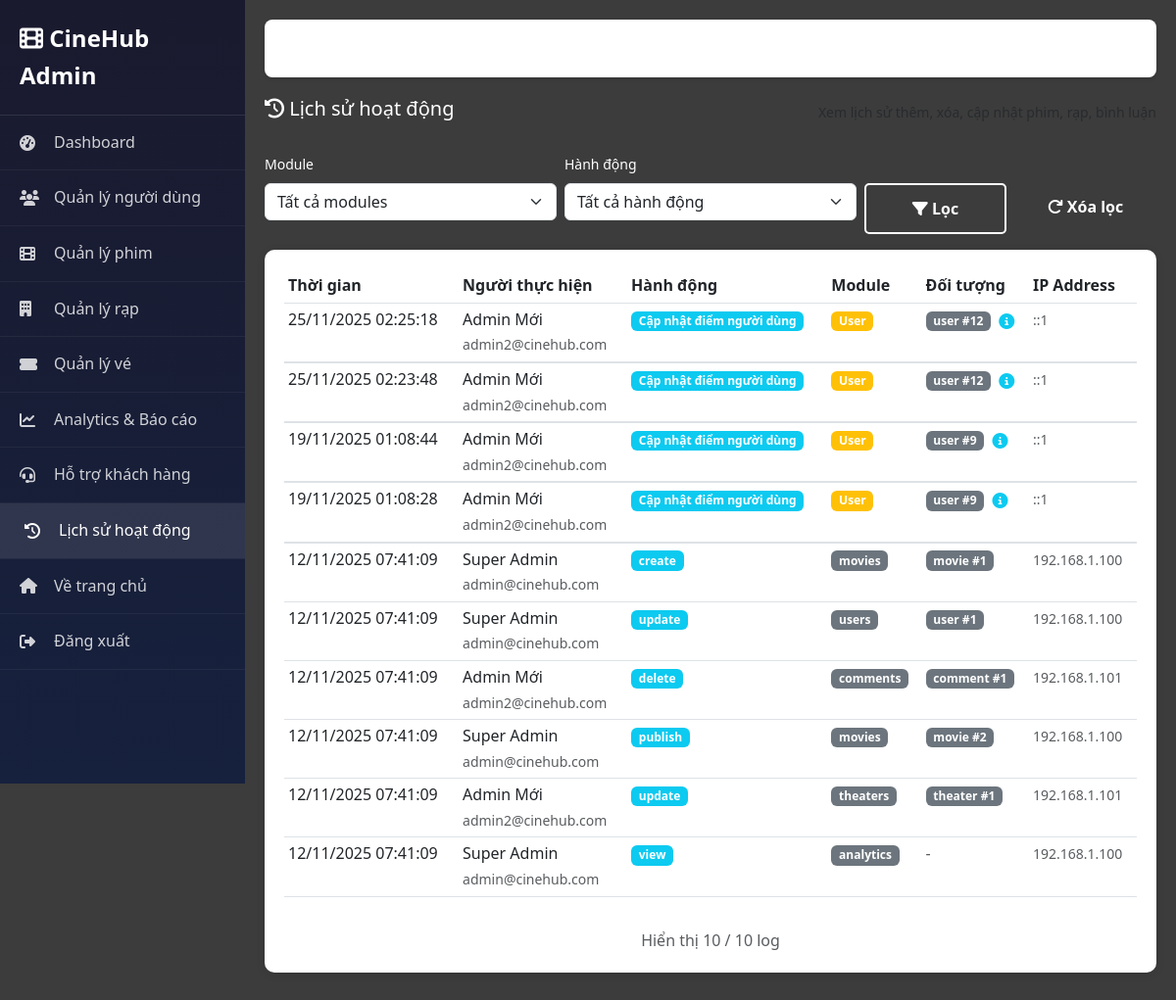
/?route=admin/logs (signed in), run on the app's committed database.
### tables this page shows
CREATE TABLE `admin_logs` (
  `id` int(11) NOT NULL,
  `user_id` int(11) NOT NULL,
  `action` varchar(100) NOT NULL,
  `module` varchar(50) NOT NULL,
  `target_type` varchar(50) DEFAULT NULL,
  `target_id` int(11) DEFAULT NULL,
  `old_data` text DEFAULT NULL,
  `new_data` text DEFAULT NULL,
  `ip_address` varchar(45) DEFAULT NULL,
  `user_agent` text DEFAULT NULL,
  `created_at` timestamp NOT NULL DEFAULT current_timestamp()
);

CREATE TABLE `users` (
  `id` int(11) NOT NULL,
  `name` varchar(100) NOT NULL,
  `email` varchar(120) NOT NULL,
  `password` varchar(255) NOT NULL,
  `avatar` varchar(255) DEFAULT NULL,
  `birthdate` date DEFAULT NULL,
  `rank` enum('Bronze','Silver','Gold','Platinum') DEFAULT 'Bronze',
  `points` int(11) DEFAULT 0,
  `subscription_id` int(11) DEFAULT NULL,
  `status` enum('active','inactive','banned') DEFAULT 'active',
  `email_verified` tinyint(1) DEFAULT 0,
  `created_at` timestamp NOT NULL DEFAULT current_timestamp(),
  `updated_at` timestamp NOT NULL DEFAULT current_timestamp() ON UPDATE current_timestamp(),
  `role` enum('user','admin','moderator') DEFAULT 'user',
  `is_active` tinyint(1) DEFAULT 1,
  `last_login` datetime DEFAULT NULL
);

### modules/admin/AdminController.php (called while the page is built, shortened)
<?php
require_once __DIR__ . '/../../core/Controller.php';
require_once __DIR__ . '/../../core/Database.php';
class AdminController extends Controller {
    protected function adminView($view, $data = []) {
        extract($data);
        require_once __DIR__ . '/views/' . $view . '.php';
        require_once __DIR__ . '/views/layout.php';
    }
    public function logs() {
        $db = Database::getInstance();
        $user = AdminMiddleware::checkAdmin();
        $module = $_GET['module'] ?? '';
        $action_filter = $_GET['action'] ?? '';
        $page = intval($_GET['page'] ?? 1);
        $limit = 50;
        $offset = ($page - 1) * $limit;
        $sql = "SELECT al.*, u.name as user_name, u.email as user_email
                FROM admin_logs al
                LEFT JOIN users u ON al.user_id = u.id
                WHERE 1=1";
        $params = [];
        $sql .= " ORDER BY al.created_at DESC LIMIT $limit OFFSET $offset";
        $logs = $db->fetchAll($sql, $params);
        $countSql = "SELECT COUNT(*) as count FROM admin_logs WHERE 1=1";
        $countParams = [];
        $total = $db->fetch($countSql, $countParams)['count'];
        $total_pages = ceil($total / $limit);
        $this->adminView('logs', [
            'logs' => $logs,
            'user' => $user,
            'title' => 'Lịch sử hoạt động',
            'current_page' => 'logs',
            'module' => $module,
            'action' => $action_filter,
            'page' => $page,
            'total_pages' => $total_pages,
            'total' => $total,
            'limit' => $limit
        ]);
    }
}
?>

### index.php (called while the page is built, shortened)
<?php
$route = $_GET['route'] ?? 'home/index';
$parts = explode('/', $route);
$controllerMap = [
    'auth' => 'AuthController',
    'profile' => 'ProfileController'
];
$firstPart = $parts[0];
$controllerName = null;
if (isset($controllerMap[$firstPart])) {
    $controllerName = $controllerMap[$firstPart];
    $controllerPath = __DIR__ . '/modules/user/' . $controllerName . '.php';
    if (file_exists($controllerPath) && !class_exists($controllerName)) {
        require_once $controllerPath;
    }
} else {
    $controllerName = ucfirst($firstPart) . 'Controller';
}
$action = '';
if (count($parts) >= 3) {
    $actionPart = $parts[2];
    $actionPart = str_replace('-', ' ', $actionPart);
    $actionPart = ucwords($actionPart);
    $actionPart = str_replace(' ', '', $actionPart);
    $action = $parts[1] . $actionPart;
} else {
    $action = $parts[1] ?? 'index';
}
try {
    $controller = new $controllerName();
    $controller->$action();
} catch (Exception $e) {
    error_log("Error in routing: " . $e->getMessage());
    error_log("Route: $route, Controller: $controllerName, Action: $action");
    error_log("Stack trace: " . $e->getTraceAsString());
    if ($controllerName !== 'HomeController') {
        $controllerName = 'HomeController';
        $controller = new $controllerName();
        $controller->index();
    } else {
        print_r($e);
        die('Error: Controller not found');
    }
}
?>

### core/Database.php (called while the page is built, shortened)
<?php
class Database {
    private static $instance = null;
    private $pdo;
    private $host = 'localhost';
    private $port = 3306;
    private $dbname = 'cinehub';
    private $username = 'root';
    private $password = '';
    private $charset = 'utf8mb4';
    private function __construct() {
        try {
            $dsn = "mysql:host={$this->host};port={$this->port};dbname={$this->dbname};charset={$this->charset}";
            $this->pdo = new PDO($dsn, $this->username, $this->password);
            $this->pdo->setAttribute(PDO::ATTR_ERRMODE, PDO::ERRMODE_EXCEPTION);
            $this->pdo->setAttribute(PDO::ATTR_DEFAULT_FETCH_MODE, PDO::FETCH_ASSOC);
        } catch(PDOException $e) {
            die("Lỗi kết nối database: " . $e->getMessage() .
                "<br><br>Vui lòng kiểm tra:<br>" .
                "1. MySQL đã được khởi động chưa?<br>" .
                "2. Database '{$this->dbname}' đã được tạo chưa?<br>" .
                "3. Password MySQL có đúng không? (hiện tại: " . ($this->password ?: 'rỗng') . ")<br>" .
                "4. Port MySQL có đúng không? (hiện tại: {$this->port})<br>" .
                "5. Nếu cần thay đổi password hoặc port, sửa file core/Database.php");
        }
    }
    public static function getInstance() {
        if (self::$instance === null) {
            self::$instance = new self();
        }
        return self::$instance;
    }
    public function query($sql, $params = []) {
        $stmt = $this->pdo->prepare($sql);
        $stmt->execute($params);
        return $stmt;
    }
    public function fetchAll($sql, $params = []) {
        return $this->query($sql, $params)->fetchAll();
    }
    public function fetch($sql, $params = []) {
        return $this->query($sql, $params)->fetch();
    }
}
?>

### modules/admin/views/logs.php (the view, shortened to what this page needs)
<div class="d-flex justify-content-between align-items-center mb-4">
    <h5><i class="fas fa-history"></i> Lịch sử hoạt động</h5>
    <small class="text-muted">Xem lịch sử thêm, xóa, cập nhật phim, rạp, bình luận</small>
</div>
<form method="GET" class="mb-3">
    <div class="row g-2">
        <div class="col-md-4">
            <label class="form-label small">Module</label>
            <select name="module" class="form-select" id="moduleFilter" onchange="this.form.submit()">
                <option value="">Tất cả modules</option>
            </select>
        </div>
        <div class="col-md-4">
            <label class="form-label small">Hành động</label>
            <select name="action" class="form-select" id="actionFilter" onchange="this.form.submit()">
                <option value="">Tất cả hành động</option>
            </select>
        </div>
        <div class="col-md-2">
            <label class="form-label small">&nbsp;</label>
            <button type="submit" class="btn btn-secondary w-100">
                <i class="fas fa-filter"></i> Lọc
            </button>
        </div>
        <div class="col-md-2">
            <label class="form-label small">&nbsp;</label>
            <a href="?route=admin/logs" class="btn btn-outline-secondary w-100">
                <i class="fas fa-redo"></i> Xóa lọc
            </a>
        </div>
    </div>
</form>
<div class="stat-card">
    <div class="table-responsive">
        <table class="table table-hover table-sm">
            <thead>
                <tr>
                    <th>Thời gian</th>
                    <th>Người thực hiện</th>
                    <th>Hành động</th>
                    <th>Module</th>
                    <th>Đối tượng</th>
                    <th>IP Address</th>
                </tr>
            </thead>
            <tbody>
                <?php if (empty($logs)): ?>
                    <tr>
                        <td colspan="6" class="text-center text-muted">Không có log nào</td>
                    </tr>
                <?php else: ?>
                    <?php foreach ($logs as $log): ?>
                        <tr>
                            <td><?php echo date('d/m/Y H:i:s', strtotime($log['created_at'])); ?></td>
                            <td>
                                <div><?php echo htmlspecialchars($log['user_name'] ?? 'N/A'); ?></div>
                                <small class="text-muted"><?php echo htmlspecialchars($log['user_email'] ?? 'N/A'); ?></small>
                            </td>
                            <td>
                                <span class="badge bg-info"><?php echo htmlspecialchars($log['action']); ?></span>
                            </td>
                            <td>
                                <span class="badge bg-<?php
                                    $moduleColor = 'secondary';
                                    if ($log['module'] === 'Movie') {
                                        $moduleColor = 'primary';
                                    } elseif ($log['module'] === 'Theater') {
                                        $moduleColor = 'info';
                                    } elseif ($log['module'] === 'Review') {
                                        $moduleColor = 'success';
                                    } elseif ($log['module'] === 'User') {
                                        $moduleColor = 'warning';
                                    }
                                    echo $moduleColor;
                                ?>">
                                    <?php echo htmlspecialchars($log['module']); ?>
                                </span>
                            </td>
                            <td>
                                <?php if ($log['target_type'] && $log['target_id']): ?>
                                    <span class="badge bg-secondary">
                                        <?php echo htmlspecialchars($log['target_type']); ?> #<?php echo $log['target_id']; ?>
                                    </span>
                                    <?php if ($log['old_data'] || $log['new_data']): ?>
                                        <button type="button" class="btn btn-sm btn-link p-0 ms-1"
                                                data-bs-toggle="collapse"
                                                data-bs-target="#logDetails<?php echo $log['id']; ?>"
                                                aria-expanded="false"
                                                aria-controls="logDetails<?php echo $log['id']; ?>"
                                                title="Xem chi tiết">
                                            <i class="fas fa-info-circle text-info"></i>
                                        </button>
                                    <?php endif; ?>
                                <?php else: ?>
                                    <span class="text-muted">-</span>
                                <?php endif; ?>
                            </td>
                            <td><small class="text-muted"><?php echo htmlspecialchars($log['ip_address'] ?? 'N/A'); ?></small></td>
                        </tr>
                        <?php if (($log['old_data'] || $log['new_data']) && ($log['target_type'] && $log['target_id'])): ?>
                            <tr>
                                <td colspan="6" class="p-0">
                                </td>
                            </tr>
                        <?php endif; ?>
                    <?php endforeach; ?>
                <?php endif; ?>
            </tbody>
        </table>
    </div>
    <?php if (isset($total)): ?>
        <div class="text-center text-muted mt-3">
            Hiển thị <?php echo min($limit ?? 50, count($logs)); ?> / <?php echo $total; ?> log
        </div>
    <?php endif; ?>
</div>

### modules/admin/views/layout.php (style rules this page uses)
.stat-card { background: #fff; border-radius: 10px; padding: 20px; box-shadow: 0 2px 10px rgba(0,0,0,0.1); margin-bottom: 20px; }

### data on the page
admin_logs: created_at "25/11/2025 02:25:18", user.name "Admin Mới", user.email "admin2@cinehub.com", action "Cập nhật điểm người dùng", module "User", target_type "user", target "12", ip_address "::1"
admin_logs: created_at "25/11/2025 02:23:48", user.name "Admin Mới", user.email "admin2@cinehub.com", action "Cập nhật điểm người dùng", module "User", target_type "user", target "12", ip_address "::1"
admin_logs: created_at "19/11/2025 01:08:44", user.name "Admin Mới", user.email "admin2@cinehub.com", action "Cập nhật điểm người dùng", module "User", target_type "user", target "9", ip_address "::1"
admin_logs: created_at "19/11/2025 01:08:28", user.name "Admin Mới", user.email "admin2@cinehub.com", action "Cập nhật điểm người dùng", module "User", target_type "user", target "9", ip_address "::1"
admin_logs: created_at "12/11/2025 07:41:09", user.name "Super Admin", user.email "admin@cinehub.com", action "create", module "movies", target_type "movie", target "1", ip_address "192.168.1.100"
admin_logs: created_at "12/11/2025 07:41:09", user.name "Super Admin", user.email "admin@cinehub.com", action "update", module "users", target_type "user", target "1", ip_address "192.168.1.100"
admin_logs: created_at "12/11/2025 07:41:09", user.name "Admin Mới", user.email "admin2@cinehub.com", action "delete", module "comments", target_type "comment", target "1", ip_address "192.168.1.101"
admin_logs: created_at "12/11/2025 07:41:09", user.name "Super Admin", user.email "admin@cinehub.com", action "publish", module "movies", target_type "movie", target "2", ip_address "192.168.1.100"
admin_logs: created_at "12/11/2025 07:41:09", user.name "Admin Mới", user.email "admin2@cinehub.com", action "update", module "theaters", target_type "theater", target "1", ip_address "192.168.1.101"
admin_logs: created_at "12/11/2025 07:41:09", user.name "Super Admin", user.email "admin@cinehub.com", action "view", module "analytics", ip_address "192.168.1.100"

### other printed values
min($limit ?? 50, count($logs)) "10"
$total "10"
